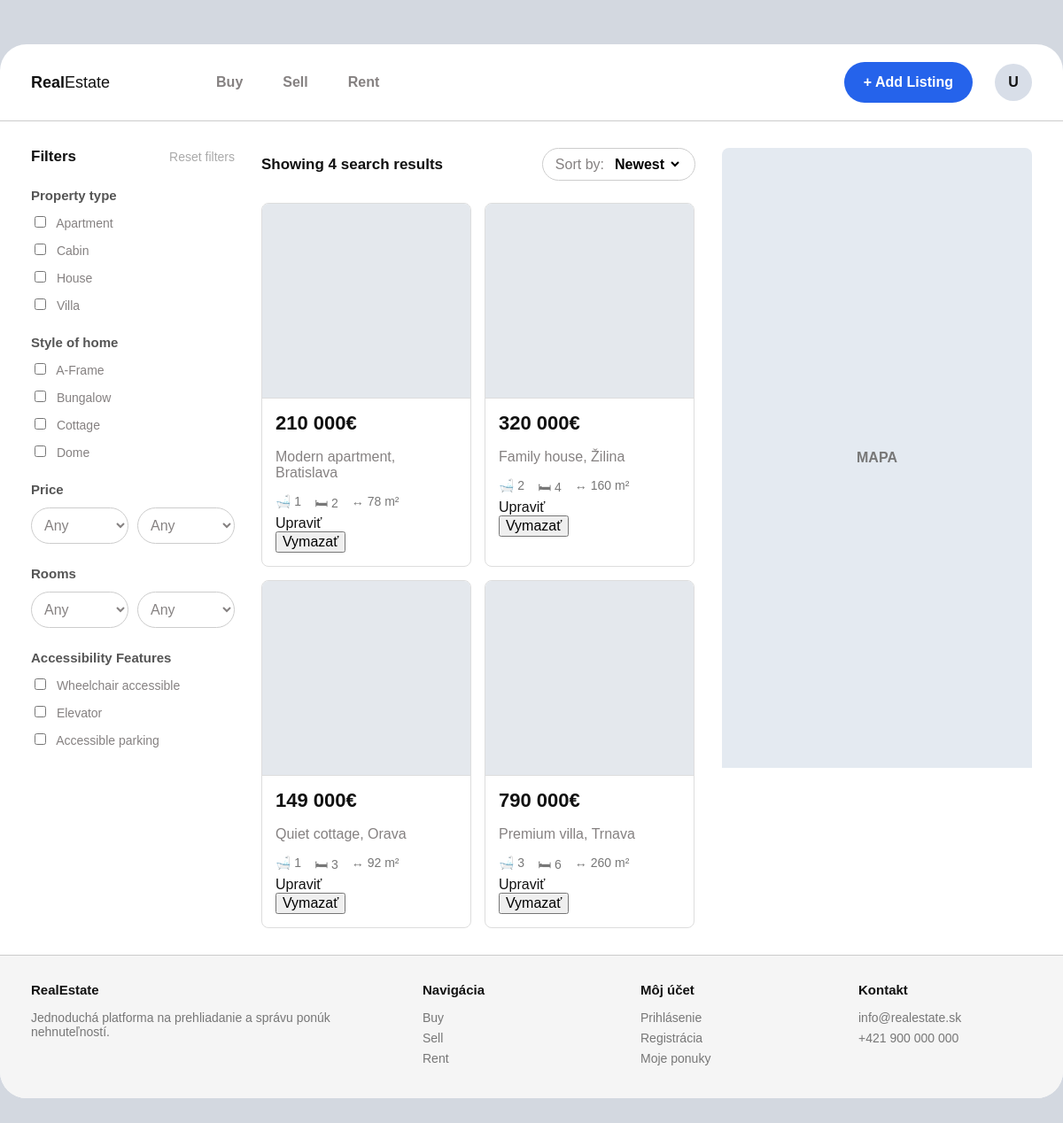
The page / on the database its author committed.
### tables this page shows
create table properties
(
    id           int auto_increment
    primary key,
    title        varchar(255) not null,
    price        int unsigned not null,
    location     varchar(255) not null,
    description  text         not null,
    rooms        int unsigned not null,
    baths        int unsigned not null,
    size         int unsigned not null,
    propertyType varchar(255) not null,
    styleOfHome  varchar(255) not null
);

### Framework/Http/Responses/Response.php (called while the page is built, shortened)
<?php
abstract class Response
{
    public function send(): void
    {
        $this->generate();
    }
}

### public/index.php (called while the page is built, shortened)
<?php
require __DIR__ . '/../Framework/ClassLoader.php';
try {
    $app = new App();
    $app->run();
} catch (Exception $e) {
    die('An error occurred: ' . $e->getMessage());
}

### Framework/Core/Model.php (called while the page is built, shortened)
<?php
abstract class Model implements \JsonSerializable
{
    protected static ?string $tableName = null;
    protected static array $columnsMap = [];
    private static array $dbColumns = [];
    private static IDbConvention $dbConventions;
    protected static function getTableName(): string
    {
        if (!empty(static::$tableName)) {
            return static::$tableName;
        }
        return self::getConventions()->getTableName(get_called_class());
    }
    protected static function getColumnsMap(): array
    {
        return static::$columnsMap ?? [];
    }
    public static function getAll(
        ?string $whereClause = null,
        array   $whereParams = [],
        ?string $orderBy = null,
        ?int    $limit = null,
        ?int    $offset = null
    ): array
    {
        try {
            $sql = "SELECT " . static::getDBColumnNamesList() . " FROM `" . static::getTableName() . "`";
            if ($orderBy !== null) {
                $sql .= " ORDER BY $orderBy";
            }
            $stmt = Connection::getInstance()->prepare($sql);
            $stmt->execute($whereParams);
            $models = $stmt->fetchAll(PDO::FETCH_CLASS | PDO::FETCH_PROPS_LATE, static::class);
            return $models;
        } catch (PDOException $exception) {
            throw new Exception('Query failed: ' . $exception->getMessage(), 0, $exception);
        }
    }
    private static function getDbColumns(): array
    {
        try {
            $sql = "DESCRIBE " . static::getTableName();
            $stmt = Connection::getInstance()->prepare($sql);
            $stmt->execute([]);
            self::$dbColumns[static::class] = array_column($stmt->fetchAll(), 'Field');
            return self::$dbColumns[static::class];
        } catch (PDOException $exception) {
            throw new Exception('Query failed: ' . $exception->getMessage(), 0, $exception);
        }
    }
    private static function getModelProperties(): array
    {
        $reflection = new \ReflectionClass(static::class);
        $properties = [];
        foreach ($reflection->getProperties() as $property) {
            $propertyName = $property->getName();
            if ($property->isStatic()) {
                continue;
            }
            $properties[$propertyName] = true;
        }
        return $properties;
    }
    private static function getDBColumnNamesList(): string
    {
        $dbColumns = [];
        foreach (static::getDbColumns() as $columnName) {
            $propertyName = static::toPropertyName($columnName);
            if ($propertyName != $columnName) {
                $dbColumns[] = "`$columnName` AS {$propertyName}";
            } else {
                $dbColumns[] = $columnName;
            }
        }
        return implode(', ', $dbColumns);
    }
    private static function toPropertyName(string $columnName): string
    {
        $customMapping = static::getColumnsMap();
        if (isset($customMapping[$columnName])) {
            return $customMapping[$columnName];
        } else {
            return static::getConventions()->toPropertyName($columnName);
        }
    }
    private static function getConventions(): IDbConvention
    {
        if (!isset(static::$dbConventions)) {
            static::$dbConventions = new (Configuration::DB_CONVENTIONS_CLASS)();
        }
        return static::$dbConventions;
    }
}

### Framework/DB/Connection.php (called while the page is built, shortened)
<?php
class Connection
{
    private static ?Connection $instance = null;
    private PDO $db;
    public function __construct(PDO $db)
    {
        $this->db = $db;
    }
    public static function getInstance(): Connection
    {
        try {
            if (self::$instance == null) {
                $db = new PDO(
                    'mysql:dbname=' . Configuration::DB_NAME . ';host=' . Configuration::DB_HOST,
                    Configuration::DB_USER,
                    Configuration::DB_PASS
                );
                $db->setAttribute(PDO::ATTR_ERRMODE, PDO::ERRMODE_EXCEPTION);
                $db->setAttribute(PDO::ATTR_EMULATE_PREPARES, true);
                self::$instance = new self($db);
            }
            return self::$instance;
        } catch (PDOException $e) {
            throw new Exception('Connection failed: ' . $e->getMessage());
        }
    }
    public function prepare(string $sql): DebugStatement
    {
        try {
            return new DebugStatement($this->db->prepare($sql));
        } catch (PDOException $e) {
            throw new Exception('Prepare failed: ' . $e->getMessage());
        }
    }
}

### Framework/ClassLoader.php (called while the page is built, shortened)
<?php
class ClassLoader
{
    public static function Boot(): void
    {
        spl_autoload_register(function ($class_name) {
            $file = self::getClassFile($class_name);
        });
    }
    public static function getClassFile(string $className): string
    {
        $baseDir = realpath(dirname(__DIR__));
        $relativePath = str_replace('\\', DIRECTORY_SEPARATOR, ltrim($className, '\\')) . '.php';
        return $baseDir . DIRECTORY_SEPARATOR . $relativePath;
    }
}

### Framework/DB/DebugStatement.php (called while the page is built, shortened)
<?php
class DebugStatement
{
    private PDOStatementAlias $stmt;
    public function __construct($stmt)
    {
        $this->stmt = $stmt;
    }
    public function execute(?array $params = null): bool
    {
        $result = $this->stmt->execute($params);
        $this->stmt->debugDumpParams();
        return $result;
    }
    public function __call(string $name, array $arguments): mixed
    {
        return $this->stmt->{$name}(...$arguments);
    }
}

### App/Controllers/HomeController.php (called while the page is built, shortened)
<?php
class HomeController extends BaseController
{
    public function index(Request $request): Response
    {
        return $this->html(['properties' => Property::getAll(null,[], 'id DESC')]);
    }
}

### Framework/DB/DefaultConventions.php (called while the page is built, shortened)
<?php
class DefaultConventions implements IDbConvention
{
    public function toPropertyName(string $columnName): string
    {
        return $columnName;
    }
}

### Framework/Support/LinkGenerator.php (called while the page is built, shortened)
<?php
class LinkGenerator
{
    private Request $request;
    public function __construct(Request $request, Router $router)
    {
        $this->request = $request;
    }
    public function url(
        string|array $destination,
        array $parameters = [],
        bool $absolute = false,
        bool $appendParameters = false
    ): string {
        list($controller, $action) = explode(".", $destination);
        $args = $appendParameters ? $this->request->get() : [];
        $args = ["c" => lcfirst($controller), "a" => $action != "index" ? $action : null] + $parameters + $args;
        $basePath = $absolute ? $this->request->getBaseUrl() : "";
        return $basePath . "?" . http_build_query($args);
    }
}

### App/Views/Home/index.view.php (the view, shortened to what this page needs)
<main class="application-layout">
    <aside class="filters">
        <div class="filters-header">
            <h2>Filters</h2>
            <a class="reset" href="#">Reset filters</a>
        </div>
        <section class="filter-group">
            <h3>Property type</h3>
            <div class="check-list">
                <label>
                    <input type="checkbox">
                    Apartment
                </label>
                <label>
                    <input type="checkbox">
                    Cabin
                </label>
                <label>
                    <input type="checkbox">
                    House
                </label>
                <label>
                    <input type="checkbox">
                    Villa
                </label>
            </div>
        </section>
        <section class="filter-group">
            <h3>Style of home</h3>
            <div class="check-list">
                <label>
                    <input type="checkbox">
                    A-Frame
                </label>
                <label>
                    <input type="checkbox">
                    Bungalow
                </label>
                <label>
                    <input type="checkbox">
                    Cottage
                </label>
                <label>
                    <input type="checkbox">
                    Dome
                </label>
            </div>
        </section>
        <section class="filter-group">
            <h3>Price</h3>
            <div class="two-fields">
                <select class="select-field">
                    <option>Any</option>
                </select>
                <select class="select-field">
                    <option>Any</option>
                </select>
            </div>
        </section>
        <section class="filter-group">
            <h3>Rooms</h3>
            <div class="two-fields">
                <select class="select-field">
                    <option>Any</option>
                </select>
                <select class="select-field">
                    <option>Any</option>
                </select>
            </div>
        </section>
        <section class="filter-group">
            <h3>Accessibility Features</h3>
            <div class="check-list">
                <label>
                    <input type="checkbox">
                    Wheelchair accessible
                </label>
                <label>
                    <input type="checkbox">
                    Elevator
                </label>
                <label>
                    <input type="checkbox">
                    Accessible parking
                </label>
            </div>
        </section>
    </aside>
    <section class="listings" aria-labelledby="results-title">
        <div class="content-header">
            <h1 id="results-title">
                Showing <?php echo count($properties) ?> search results
            </h1>
            <label class="sort">
                Sort by:
                <select>
                    <option>Newest</option>
                </select>
            </label>
        </div>
        <div class="card-grid">
            <?php foreach ($properties
            as $property) { ?>
            <article class="property-card">
                <a href="<?= $link->url('property.show', ['id' => $property->id]) ?>">
                    <div class="image-placeholder"></div>
                    <div class="card-body">
                        <p class="price"><?= number_format($property->price, 0, ',', ' ') ?>€</p>
                        <p class="property-name">
                            <?= $property->title ?>, <?= $property->location ?>
                        </p>
                        <div class="property-meta">
                            <span>🛁 <?= $property->baths ?></span>
                            <span>🛏 <?= $property->rooms ?></span>
                            <span>↔ <?= $property->size ?> m²</span>
                        </div>
                </a>
                <a href="<?= $link->url('property.edit', ['id' => $property->id]) ?>">
                    Upraviť
                </a>
                <form
                        action="<?= $link->url('property.delete', ['id' => $property->id]) ?>"
                        method="POST"
                >
                    <button type="submit">
                        Vymazať
                    </button>
                </form>
        </div>
        </article>
        <?php } ?>
    <aside class="map-panel" aria-label="Mapa">
        <div class="map-placeholder">
            MAPA
        </div>
    </aside>

### rows shown on the page
properties: price "210 000", title "Modern apartment", location "Bratislava", baths "1", rooms "2", size "78"
properties: price "320 000", title "Family house", location "Žilina", baths "2", rooms "4", size "160"
properties: price "149 000", title "Quiet cottage", location "Orava", baths "1", rooms "3", size "92"
properties: price "790 000", title "Premium villa", location "Trnava", baths "3", rooms "6", size "260"

### other values the page prints
count($properties) "4"
